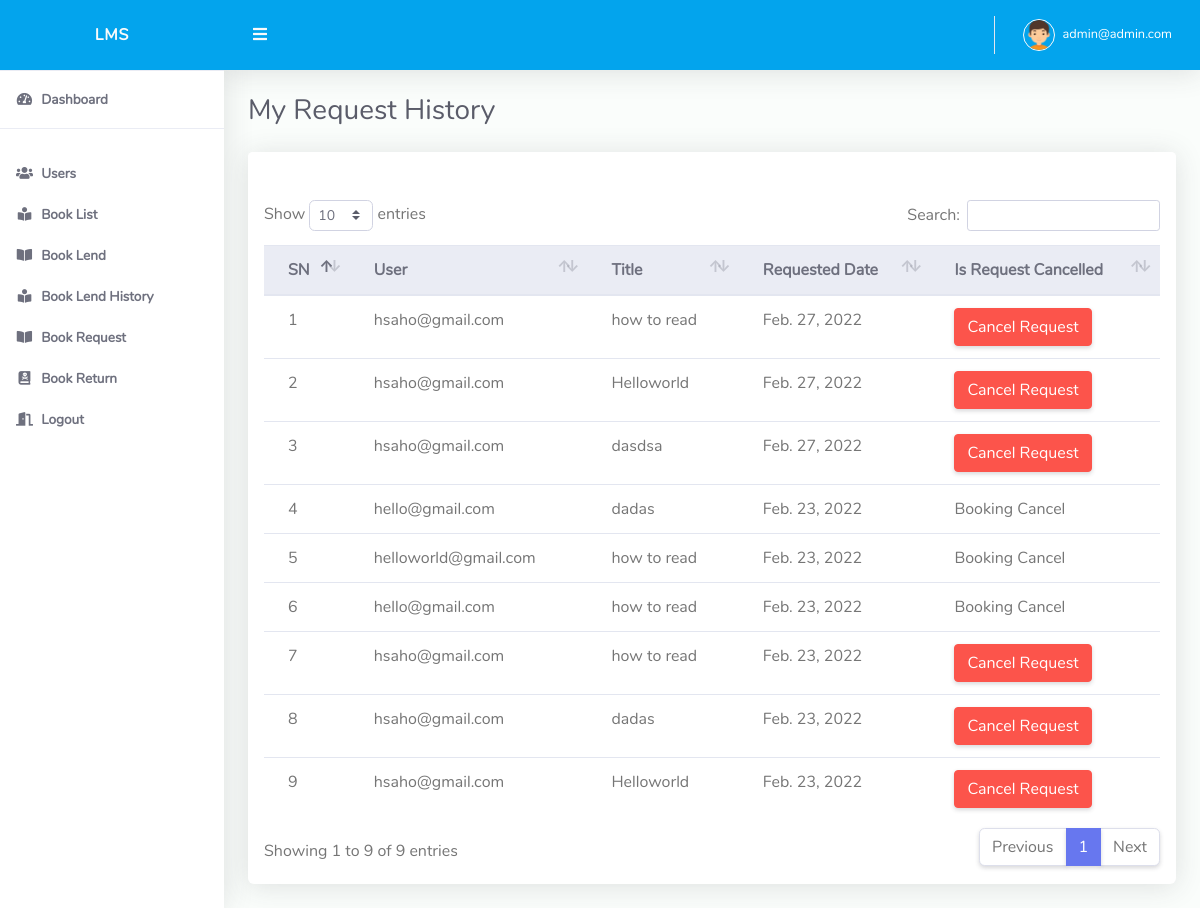
Before: /admindash/book/request/view (signed in) with the older database file.
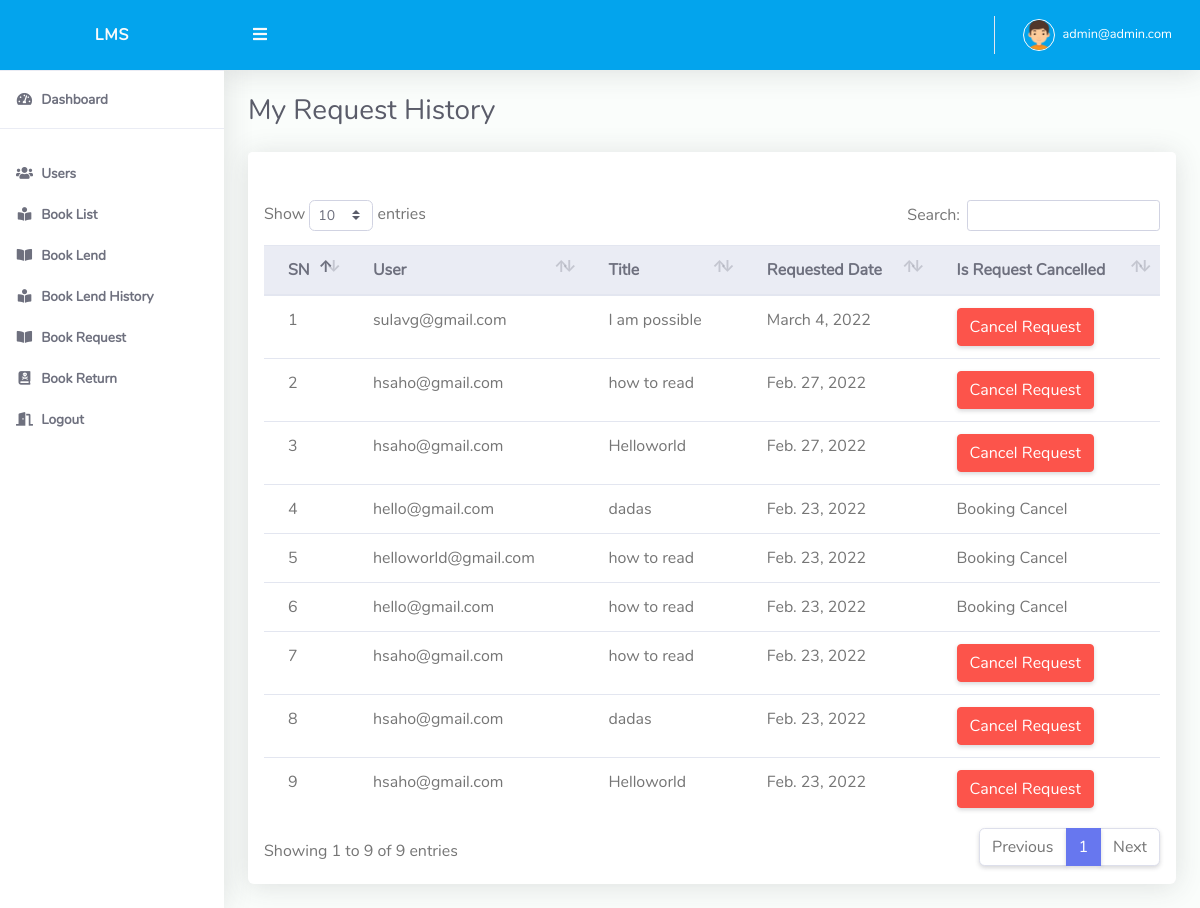
After: the same page with the newer database file.
### user_dash/models.py (models this page shows)
class RequestBook(models.Model):
    books = models.ForeignKey(Book, on_delete=models.PROTECT)
    user = models.ForeignKey(MyUser, on_delete=models.PROTECT)
    req_date = models.DateField(auto_now_add=True)
    is_req_cancelled = models.BooleanField(default=False)
    class Meta:
        unique_together = ['books', 'user', 'req_date']

### accounts/models.py (models this page shows, shortened)
class MyUser(AbstractBaseUser):
    email = models.EmailField(
        verbose_name='email address',
        max_length=255,
        unique=True,
    )
    is_active = models.BooleanField(default=True)
    is_admin = models.BooleanField(default=False)
    is_staff_member = models.BooleanField(default=False)
    last_login = models.DateTimeField(blank=True, null=True, verbose_name="last login")
    is_email_verified = models.BooleanField(default=False)
    is_user_verified = models.BooleanField(default=False)
    objects = MyUserManager()
    USERNAME_FIELD = 'email'
    REQUIRED_FIELDS = []
    class Meta:
        verbose_name = 'User'
        verbose_name_plural = 'Users'
    def __str__(self):
        return self.email

### books/models.py (models this page shows, shortened)
class Book(models.Model):
    author = models.CharField(max_length=100)
    title = models.CharField(max_length=500)
    category = models.ForeignKey(BookCategory, on_delete=models.PROTECT)
    publication_name = models.CharField(max_length=300, blank=True, null=True)
    publication_date = models.DateField()

### admin_dash/views.py (the view)
# urls.py: path('book/request/view', views.RequestBookListView.as_view(), name='request_book_view'),
@method_decorator(is_admin(), name='dispatch')
class RequestBookListView(ListView):
    model = RequestBook
    template_name = 'admin_dash/book_request.html'
    context_object_name = 'books'
    def get_queryset(self):
        return RequestBook.objects.all().order_by('-req_date')

### decorator.py (called while the page is built)
def is_admin():
    def decorator(view_function):
        def wrap(request, *args, **kwargs):
            if request.user.is_authenticated:
                if request.user.is_admin:
                    return view_function(request, *args, **kwargs)
                else:
                    raise PermissionDenied
            else:
                return redirect('accounts:login')
        return wrap
    return decorator

### admin_dash/templates/admin_dash/book_request.html (shortened to what this page needs)
{% extends 'base.html' %}
{% load static %}
{% block body %}
    <div class="d-sm-flex align-items-center justify-content-between mb-4">
        <h1 class="h3 mb-0 text-gray-800">My Request History</h1>
    </div>
    <div class="row">
        <div class="col-lg-12">
            <div class="card mb-4">
                <div class="card-header py-3 d-flex flex-row align-items-center justify-content-between">
                </div>
                <div class="table-responsive p-3">
                    <table class="table align-items-center table-flush table-hover" id="dataTableHover">
                        <thead class="thead-light">
                        <tr>
                            <th>SN</th>
                            <th>User</th>
                            <th>Title</th>
                            <th>Requested Date</th>
                            <th>Is Request Cancelled</th>
                        </tr>
                        </thead>
                        <tbody>
                        {% for book in books %}
                            <tr>
                                <td>{{ forloop.counter }}</td>
                                <td>{{ book.user }}</td>
                                <td>{{ book.books.title }}</td>
                                <td>{{ book.req_date }}</td>
                                <td>{% if book.is_req_cancelled %} Booking Cancel {% else %} <a href="{% url 'admin_dash:cancel_book_request' book.pk %}" class="btn btn-danger">Cancel Request</a>{% endif %}</td>
                            </tr>
                        {% endfor %}
                        </tbody>
                    </table>
                </div>
            </div>
        </div>
    </div>
{% endblock %}

Changed rows visible on the page:
removed RequestBook: user "hsaho@gmail.com", books "dasdsa", req_date "Feb. 27, 2022", is_req_cancelled "Cancel Request"
added RequestBook: user "sulavg@gmail.com", books "I am possible", req_date "March 4, 2022", is_req_cancelled "Cancel Request"
